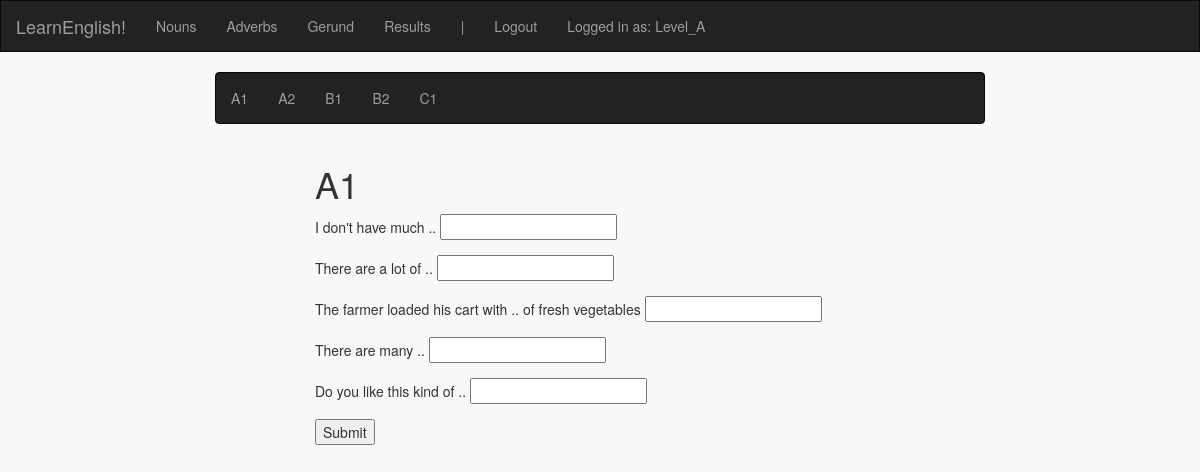
The page /nouns/A1 (signed in) on the database as committed earlier.
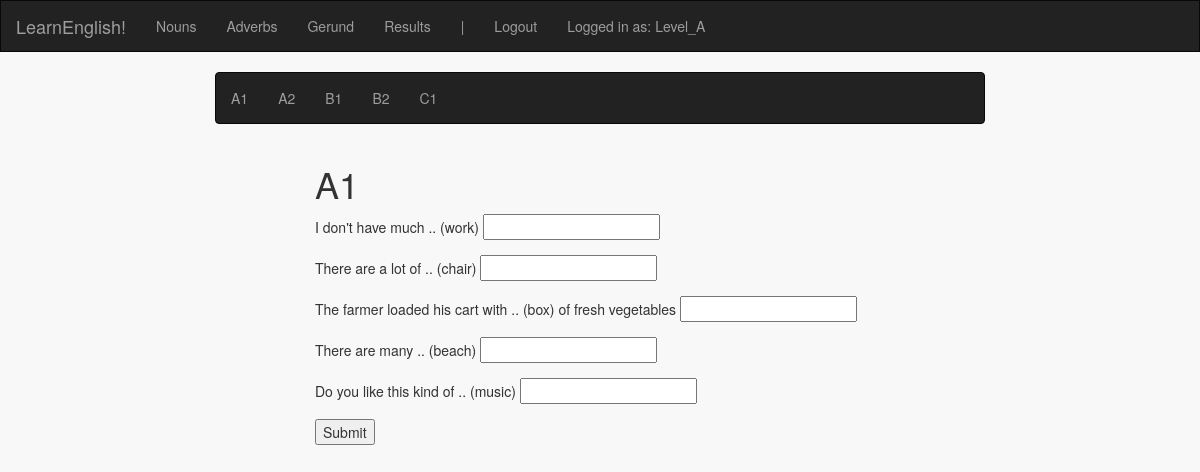
The same page on the database as committed later.
### english_exercises/models.py (models this page shows, shortened)
class OpenQuestion(db.Model):
    id = db.Column(db.Integer, primary_key=True)
    question = db.Column(db.String(80))
    answer = db.Column(db.String(80))
    category = db.Column(db.String(80))
    level = db.Column(db.String(80))

### english_exercises/views.py (the view, shortened to what this page needs)
@app.route("/nouns")
@app.route('/nouns/<level>', methods=['GET', 'POST'])
@login_required
def nouns(level=None):
    if level == None:
        return render_template('nouns/nouns.html')
    else:
        if request.method == 'GET':
            if allowed_in_level(level, calculate_score(session['username'])):
                questions = OpenQuestion.query.filter_by(category='Nouns').filter_by(level=level).all()
                return render_template('nouns/' + level + '.html', level=level, questions=questions)
            else:
                return render_template('nouns/locked.html')

### english_exercises/level_access.py (called while the page is built, shortened)
def calculate_score(username):
    if get_correct_answers(username) <= 0:
        return 0
    else:
        ratio = get_correct_answers(username) / (get_correct_answers(username) + get_incorrect_answers(username))
        score = get_correct_answers(username) * ratio
        if score < 0:
            return 0
        else:
            return round(score, 2)

def get_correct_answers(user_name):
    return User.query.filter_by(username=user_name).first().amountCorrect

def get_incorrect_answers(user_name):
    return User.query.filter_by(username=user_name).first().amountIncorrect

def allowed_in_level(level, score):
    if 'A' in level:
        return True

### english_exercises/views.py (called while the page is built)
def login_required(f):
    @wraps(f)
    def decorated_function(*args, **kwargs):
        if session.get('logged_in') is None:
            flash("You must be logged in for this feature")
            return redirect(url_for('login', next=request.url))
        return f(*args, **kwargs)
    return decorated_function

### english_exercises/templates/nouns/A1.html
{% extends "nouns/nouns.html" %}
{% block form %}
<div class="col-xs-3"></div>
<div class="col-xs-6 center">
  <h1>{{level}}</h1>
  <form action="/nouns/{{level}}" method="POST">
    {% for q in questions %}
        <div class="form-group form-inline">
                {{ q.question }} <input type="text" name="{{ q.id }}" />
        </div>
    {% endfor %}
    <input type="submit" value="Submit"/>
  </form>
</div>
<div class="col-xs-3"></div>
{% endblock %}

### english_exercises/templates/nouns/nouns.html (shortened to what this page needs)
{% extends 'index.html' %}
{% block body %}
<div class="row">
    <div class="col-xs-2 center"></div>
    <div class="col-xs-8 center">
        <nav class="navbar navbar-inverse">
            <ul class="nav navbar-nav">
                <li><a href="{{ url_for('nouns') }}/A1">A1</a></li>
                <li><a href="{{ url_for('nouns') }}/A2">A2</a></li>
                <li><a href="{{ url_for('nouns') }}/B1">B1</a></li>
                <li><a href="{{ url_for('nouns') }}/B2">B2</a></li>
                <li><a href="{{ url_for('nouns') }}/C1">C1</a></li>
            </ul>
        </nav>
    </div>
    <div class="col-xs-2 center"></div>
</div>
<div class="row">
    {% block form %}
    {% endblock %}
</div>
{% endblock %}

### english_exercises/templates/index.html (shortened to what this page needs)
<!DOCTYPE html>
<html lang="en">
<head>
    <link href="https://maxcdn.bootstrapcdn.com/bootstrap/3.3.7/css/bootstrap.min.css" rel="stylesheet">
    <link rel=stylesheet type=text/css href="{{ url_for('static', filename='style.css') }}">
</head>
<body class="container-fluid">
  <div class="row">
    <nav id="menu" class="navbar navbar-inverse">
        <div class="navbar-header">
          <a class="navbar-brand" href="/">LearnEnglish!</a>
        </div>
        <ul class="nav navbar-nav">
            <li><a href="{{ url_for ('nouns') }}">Nouns</a></li>
            <li><a href="{{ url_for ('adverbs') }}">Adverbs</a></li>
            <li><a href="{{ url_for ('gerund') }}">Gerund</a></li>
            <li><a href="{{ url_for ('results') }}">Results</a></li>
            <li><a>|</a></li>
            {% if not session.logged_in %}
                <li><a href="{{ url_for ('login') }}">Login</a></li>
                <li><a href="{{ url_for ('register') }}">Register</a></li>
            {% else %}
                <li><a href="{{ url_for('logout') }}">Logout</a></li>
            {% endif %}
            {% if session.logged_in %}
                <li><a>Logged in as: {{ session['username'] }}</a></li>
            {% endif %}
        </ul>
    </nav>
  </div>
  <div class="row">
      <div class="col-xs-12 center">
          {% block body %}
          {% endblock %}
      </div>
  </div>
</body>
</html>

### english_exercises/static/style.css (style rules this page uses)
body { background-color: #f8f8f8 }
#menu { border-radius: 0px; }

Rows that differ between the two databases and show on the page:
changed OpenQuestion: question "I don't have much .." → "I don't have much .. (work)"
changed OpenQuestion: question "There are a lot of .." → "There are a lot of .. (chair)"
changed OpenQuestion: question "The farmer loaded his cart with .. of fresh vegetables" → "The farmer loaded his cart with .. (box) of fresh vegetables"
changed OpenQuestion: question "There are many .." → "There are many .. (beach)"
changed OpenQuestion: question "Do you like this kind of .." → "Do you like this kind of .. (music)"
